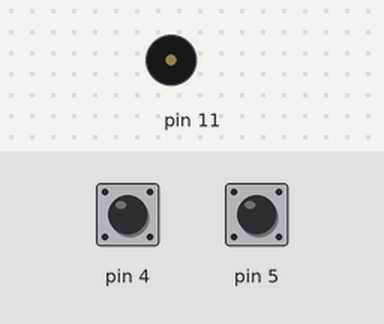
A sketch run on a simulated Arduino Uno, built with avr-gcc and run on an emulated ATmega328P. On the bench: buzzer (waves = sounding). The inputs (shaded band) are chosen by the test bench; at power-on: pin 4 HIGH, pin 5 HIGH.

Above: at 1.2 s.
1.3 s: pin 4 pulled LOW for 0.15 s
At 1.37 s:
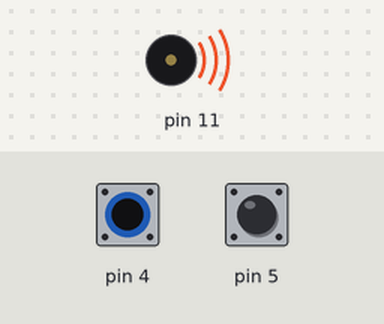
2.9 s: pin 4 pulled LOW for 3.2 s
At 6.9 s:
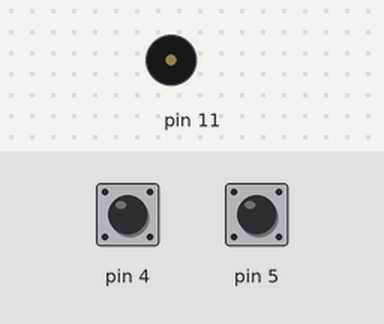
7.6 s: pin 5 pulled LOW for 3.2 s
At 8.0 s:
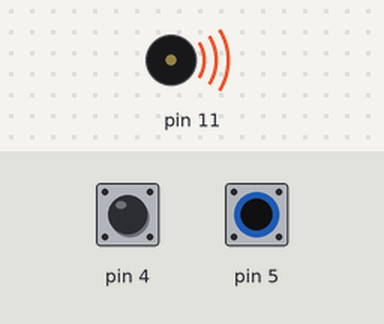
Timing chart, 0 to 12.3 s (numbered marks = the images above; inputs shaded):
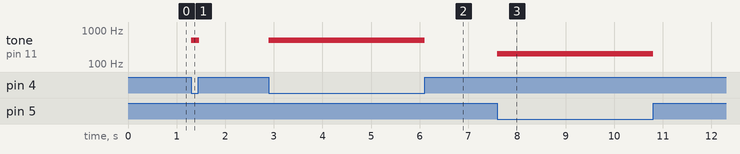

The sketch:

button_speaker.ino
```cpp
int a;
int b;

void setup() {
  pinMode(11, OUTPUT);
  pinMode(4, INPUT_PULLUP);
  pinMode(5, INPUT_PULLUP);
  Serial.begin(9600);
}

void loop() {
  noTone(11);
  a = digitalRead(4);
  b = digitalRead(5);

  if (a==0) {
    tone(11, 500);
  }
  else if (b==0) {
    tone(11, 200);
  }
}
```

Measured:
- after the input at 1.3 s, tone on pin 11: silent → 500 Hz at once, → silent 0.15 s later
- after the input at 2.9 s, tone on pin 11: silent → 500 Hz at once, → silent 3.2 s later
- after the input at 7.6 s, tone on pin 11: silent → 200 Hz at once, → silent 3.2 s later
